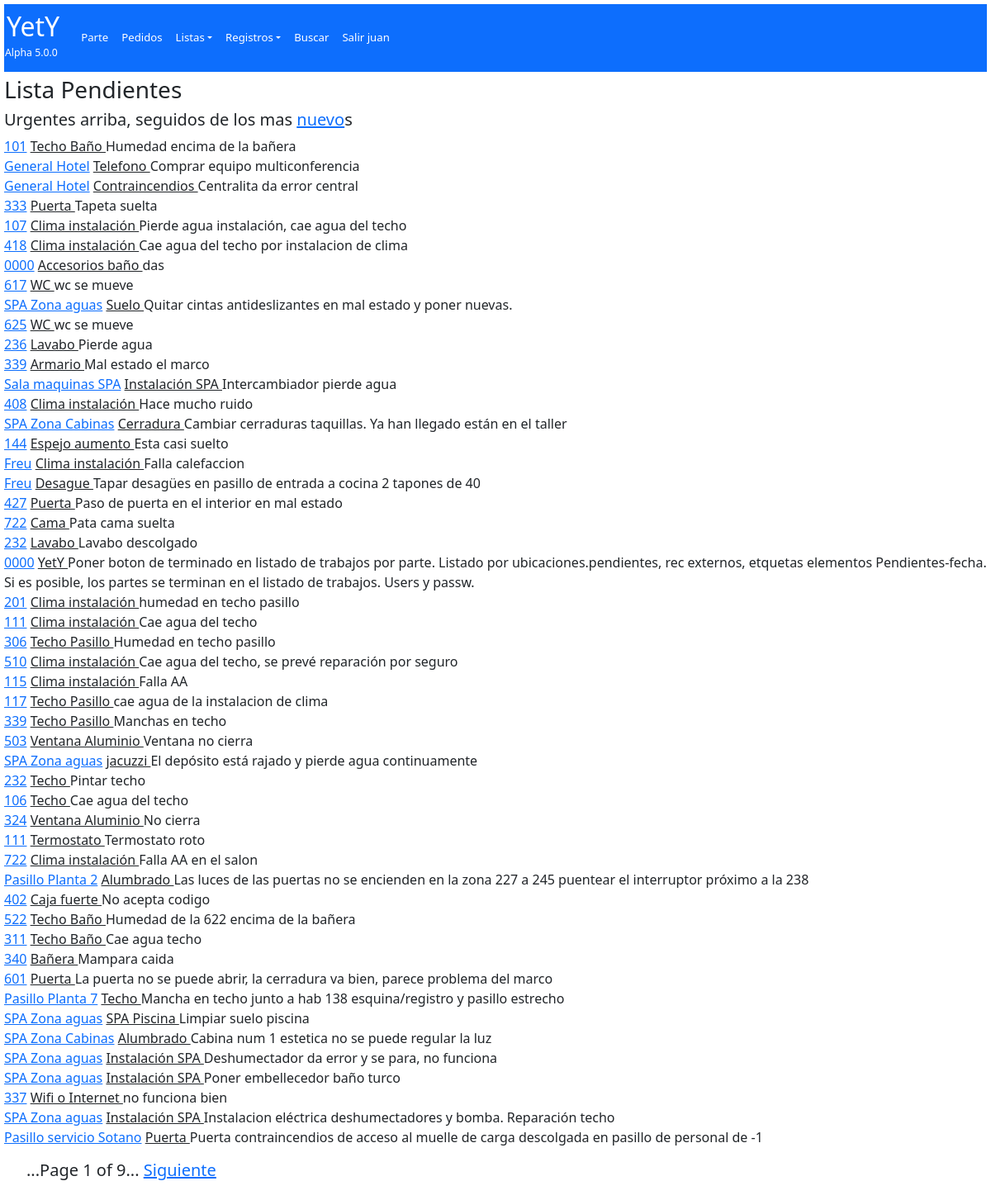
The page /partes/pendientes/ (signed in) on the database as committed earlier.
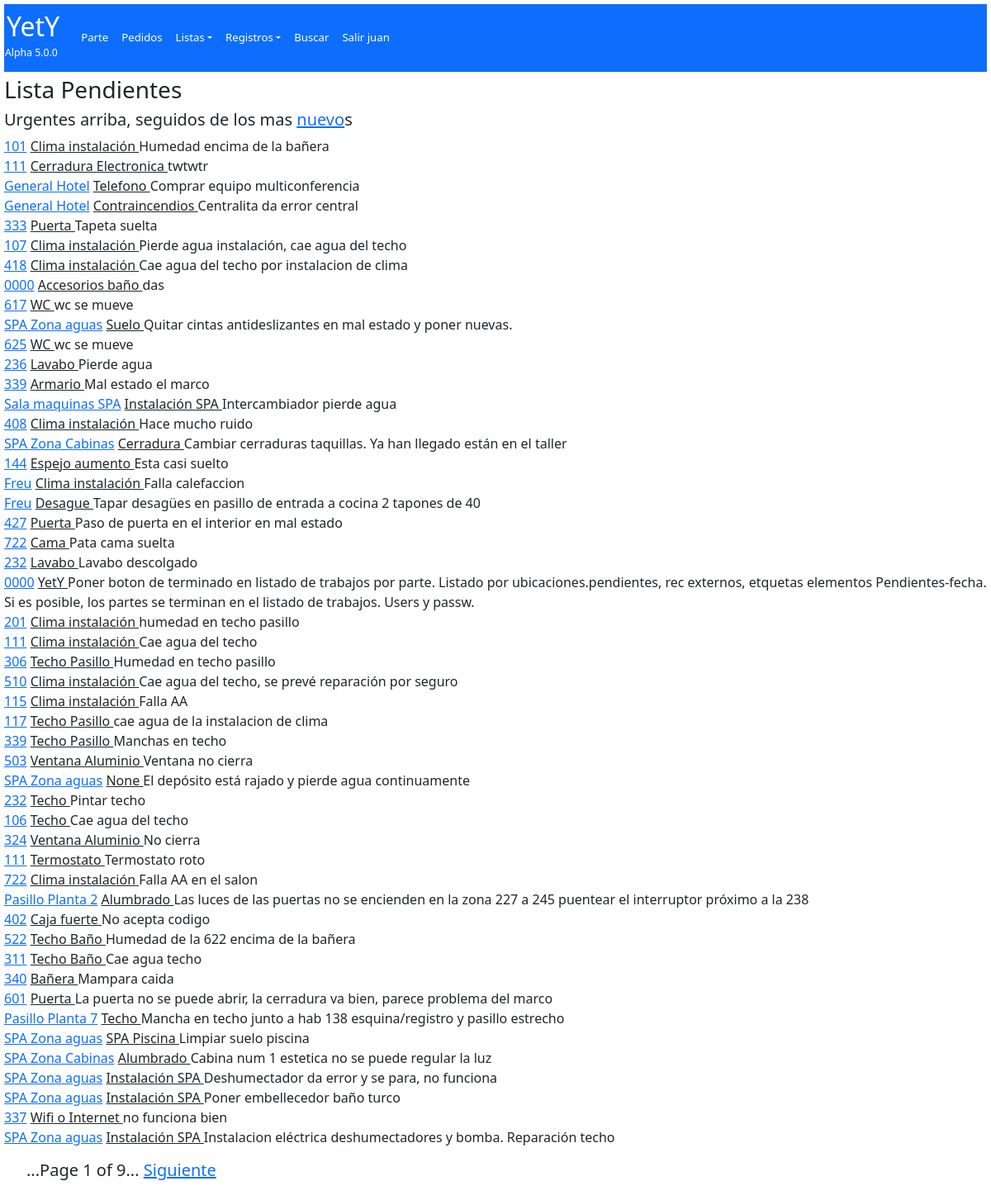
The same page on the database as committed later.
### partes/models.py (models this page shows, shortened)
class Ot_Parte(models.Model):
    num_ot=models.AutoField(primary_key=True, verbose_name='numero de Ot', help_text="numero de orden de trabajo")
    ubicacion_ot=models.ForeignKey('Ot_Ubicaciones',max_length=30,verbose_name='Ubicación', help_text="Numero de Habitación o ubicación",on_delete=models.SET_NULL,null=True)
    elemento_ot =models.ForeignKey('Ot_Elementos',  max_length=30,verbose_name='Elemento',  help_text="Elemento, Objeto o Aparato",      on_delete=models.SET_NULL,null=True)
    descripcion_ot=models.CharField(max_length=300,verbose_name='Descripción', help_text="Descripción del problema")
    fecha_ot=models.DateField(auto_now_add=True,verbose_name='Fecha del parte')
    fecha_cambio_ot=models.DateField(auto_now=True,verbose_name='Fecha del ultimo cambio')
    fecha_hora_cambio_ot=models.DateTimeField(auto_now=True,verbose_name='Fecha y hora del ultimo cambio')
    PRIORIDADES=(('1','Urgente') ,('2','Provoca daños') , ('3','Molesta al cliente' ), ('4', 'Mala imagen' ),('5','Legal'))
    prioridad_ot=models.CharField(max_length=30, blank=True, default='1',choices=PRIORIDADES)
    ESTADOS_DE_OT=[ ('Pendiente','Pendiente'),('En Curso','En Curso'),('Terminado','Terminado'), ("Inversion","Inversion"), ('En espera','En espera'), ("Otro","Otro")]
    estado_ot=models.CharField (max_length=30,default='Pendiente', choices=ESTADOS_DE_OT)
    RECURSOS_PROP_O_EXT=[('Propios','Recursos Propios'), ('externos','Recursos externos'),('mixtos','mixtos') ]
    recursos_ot=models.CharField (max_length=30,default='Propios', choices=RECURSOS_PROP_O_EXT)#(Recursos propios o externos)
    etiqueta_ot=models.CharField( default='',blank=True, max_length=30,help_text="Poner una etiqueta a este parte")
    notas_ot=models.CharField(default='',max_length=30, blank=True, help_text="Poner una nota a este parte") #        falta por definir (Nota para relacionar)
    CORRECTIVO_PREVENTIVO_LEGAL_SERVICIO=[('Correctivo','Correctivo'),('Preventivo','Preventivo'),('Legal','Legal'),('Servicio o Ayuda','Servicio o Ayuda'),('Atencion cliente','Atencion cliente')]
    tipo_aviso_ot=models.CharField(max_length=30,default='Correctivo',choices=CORRECTIVO_PREVENTIVO_LEGAL_SERVICIO) # correctivo, preventivo, servicio
    class Meta:
        ordering = ["-num_ot"]

class Ot_Ubicaciones(models.Model):
    ubicacion_ub=models.CharField(primary_key=True, max_length=30)
    class Meta:
        ordering = ['ubicacion_ub']
    def __str__(self):
        return '{}'.format(self.ubicacion_ub)

class Ot_Elementos(models.Model):
    elemento_el=models.CharField(primary_key=True, max_length=30)
    class Meta:
        ordering = ["elemento_el"]
    def __str__(self):
        return '{}'.format(self.elemento_el)

### partes/views.py (the view)
class partes_pendientes (ListView):#Urgentes arriba, seguidos de los mas nuevos
    model = Ot_Parte
    paginate_by = 50
    ordering = ['prioridad_ot','-fecha_cambio_ot','-fecha_hora_cambio_ot','-num_ot']
    queryset =Ot_Parte.objects.exclude(estado_ot = "Terminado")
    template_name = 'ot_parte_lista_pendientes.html'

### partes/templates/ot_parte_lista_pendientes.html
<!doctype html>
<html lang="es">
{% extends "inicio.html" %}
{% block content %}
  <ul class="list-unstyled">
        <h3>Lista Pendientes </h3>
{% if user.is_authenticated %}
        <h5>Urgentes arriba, seguidos de los mas  <a href="/partes/nuevo">nuevo</a>s </h5>
      {% for Ot_Parte in object_list %}
        <li>   <a   href="/partes/{{ Ot_Parte.pk }} ">{{ Ot_Parte.ubicacion_ot }}</a> <a class="h6" href="/partes/elemento/{{ Ot_Parte.elemento_ot }}">{{ Ot_Parte.elemento_ot }} </a> {{ Ot_Parte.descripcion_ot }}<br>
        </li>
      {% endfor %}
{% endif %}
  </ul>
{% endblock %}

Rows that differ between the two databases and show on the page:
no longer on this page (row unchanged): Ot_Parte: ubicacion_ot "Pasillo servicio Sotano", elemento_ot "Puerta", descripcion_ot "Puerta contraincendios de acceso al muelle de carga descolgada en pasillo de personal de -1"
changed Ot_Parte "Humedad encima de la bañera": elemento_ot "Techo Baño" → "Clima instalación"
added Ot_Parte: ubicacion_ot "111", elemento_ot "Cerradura Electronica", descripcion_ot "twtwtr"
changed Ot_Parte "El depósito está rajado y pierde agua continuamente": elemento_ot "jacuzzi" → "None"
